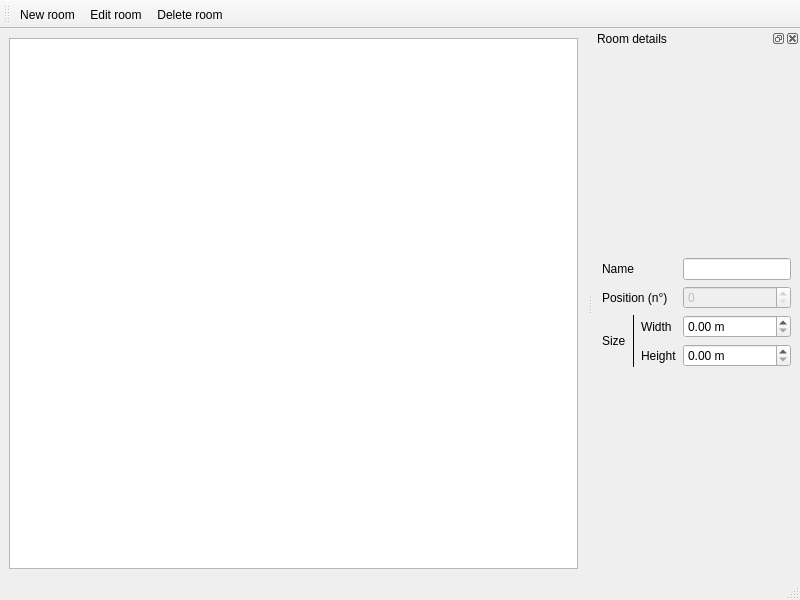
<?xml version="1.0" encoding="UTF-8"?>
<ui version="4.0">
 <class>StructureWindow</class>
 <widget class="QMainWindow" name="StructureWindow">
  <property name="geometry">
   <rect>
    <x>0</x>
    <y>0</y>
    <width>800</width>
    <height>600</height>
   </rect>
  </property>
  <property name="windowTitle">
   <string>Structure window</string>
  </property>
  <widget class="QWidget" name="centralwidget">
   <layout class="QGridLayout" name="gridLayout_2">
    <item row="0" column="0">
     <layout class="QGridLayout" name="gridLayout">
      <item row="0" column="0">
       <widget class="StructureView" name="graphicsView"/>
      </item>
     </layout>
    </item>
   </layout>
  </widget>
  <widget class="QStatusBar" name="statusbar"/>
  <widget class="QToolBar" name="toolBar">
   <property name="windowTitle">
    <string>Tool bar</string>
   </property>
   <attribute name="toolBarArea">
    <enum>TopToolBarArea</enum>
   </attribute>
   <attribute name="toolBarBreak">
    <bool>false</bool>
   </attribute>
   <addaction name="actionNew_room"/>
   <addaction name="actionEditRoom"/>
   <addaction name="actiondeleteRoom"/>
  </widget>
  <widget class="QDockWidget" name="roomInfoDockWidget">
   <property name="allowedAreas">
    <set>Qt::LeftDockWidgetArea|Qt::RightDockWidgetArea</set>
   </property>
   <property name="windowTitle">
    <string>Room details</string>
   </property>
   <attribute name="dockWidgetArea">
    <number>2</number>
   </attribute>
   <widget class="QWidget" name="roomInfoDockWidgetContents">
    <layout class="QGridLayout" name="gridLayout_4">
     <item row="0" column="0">
      <layout class="QGridLayout" name="roomInfoDockLayout">
       <property name="spacing">
        <number>6</number>
       </property>
       <item row="3" column="2">
        <widget class="QLabel" name="heightLabel">
         <property name="text">
          <string>Height</string>
         </property>
        </widget>
       </item>
       <item row="0" column="3">
        <widget class="QLineEdit" name="roomNameLineEdit"/>
       </item>
       <item row="0" column="0" colspan="3">
        <widget class="QLabel" name="roomNameLabel">
         <property name="text">
          <string>Name</string>
         </property>
         <property name="buddy">
          <cstring>roomNameLineEdit</cstring>
         </property>
        </widget>
       </item>
       <item row="1" column="0" colspan="3">
        <widget class="QLabel" name="roomNumberLabel">
         <property name="text">
          <string>Position (n°)</string>
         </property>
         <property name="buddy">
          <cstring>roomNumberSpinBox</cstring>
         </property>
        </widget>
       </item>
       <item row="2" column="2">
        <widget class="QLabel" name="widthLabel">
         <property name="text">
          <string>Width</string>
         </property>
        </widget>
       </item>
       <item row="1" column="3">
        <widget class="QSpinBox" name="roomNumberSpinBox">
         <property name="enabled">
          <bool>false</bool>
         </property>
        </widget>
       </item>
       <item row="2" column="1" rowspan="2">
        <widget class="Line" name="sizeSepLine">
         <property name="frameShadow">
          <enum>QFrame::Plain</enum>
         </property>
         <property name="orientation">
          <enum>Qt::Vertical</enum>
         </property>
        </widget>
       </item>
       <item row="2" column="0" rowspan="2">
        <widget class="QLabel" name="sizeLabel">
         <property name="text">
          <string>Size</string>
         </property>
        </widget>
       </item>
       <item row="2" column="3">
        <widget class="QDoubleSpinBox" name="roomWidthSpinBox">
         <property name="suffix">
          <string> m</string>
         </property>
        </widget>
       </item>
       <item row="3" column="3">
        <widget class="QDoubleSpinBox" name="roomHeightSpinBox">
         <property name="suffix">
          <string> m</string>
         </property>
         <property name="decimals">
          <number>2</number>
         </property>
        </widget>
       </item>
      </layout>
     </item>
    </layout>
   </widget>
  </widget>
  <action name="actionNew_room">
   <property name="icon">
    <iconset resource="../../images.qrc">
     <normaloff>:/icons/icons/NewFile.png</normaloff>:/icons/icons/NewFile.png</iconset>
   </property>
   <property name="text">
    <string>New room</string>
   </property>
  </action>
  <action name="actiondeleteRoom">
   <property name="text">
    <string>Delete room</string>
   </property>
  </action>
  <action name="actionEditRoom">
   <property name="text">
    <string>Edit room</string>
   </property>
  </action>
 </widget>
 <customwidgets>
  <customwidget>
   <class>StructureView</class>
   <extends>QGraphicsView</extends>
   <header location="global">GUI/Widgets/structureview.h</header>
  </customwidget>
 </customwidgets>
 <resources>
  <include location="../../images.qrc"/>
 </resources>
 <connections/>
</ui>
